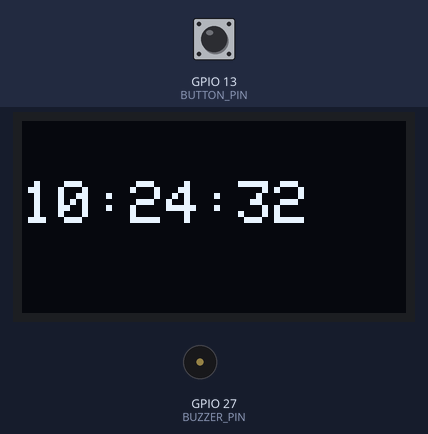
Simulated run of this sketch. Board: ESP32. Parts: 128×64 one-colour display, buzzer (waves = sounding). Inputs (shaded band) come from the test bench; at power-on: GPIO 13 (BUTTON_PIN) HIGH. WiFi joins after 1.5 s; servers stay silent unless stated; the local clock reads 2024-03-15 10:24:30 at power-on unless the sketch sets it; EEPROM starts erased.

Above: at 2.7 s.
2.8 s: GPIO 13 (BUTTON_PIN) pulled LOW for 0.15 s
At 4.2 s:
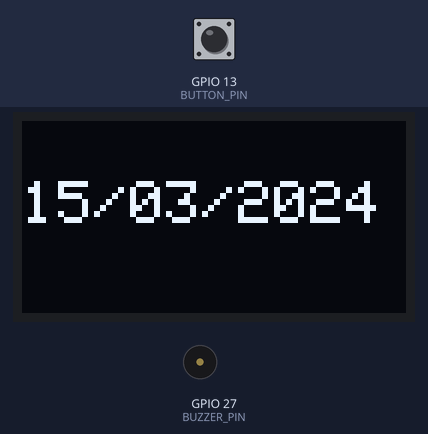
4.5 s: GPIO 13 (BUTTON_PIN) pulled LOW for 1 s
At 6.9 s:
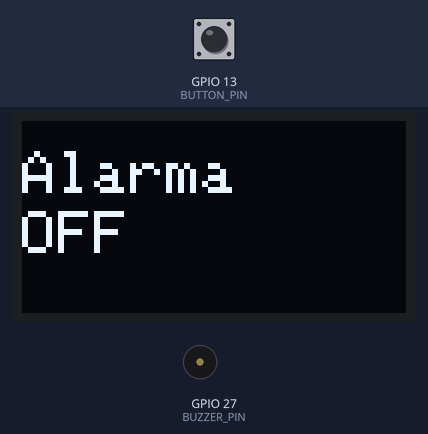
7.2 s: GPIO 13 (BUTTON_PIN) pulled LOW for 0.15 s
At 8.6 s:
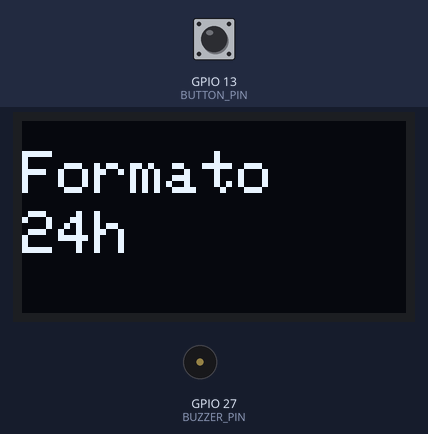
8.9 s: GPIO 13 (BUTTON_PIN) pulled LOW for 3.2 s
At 11.4 s:
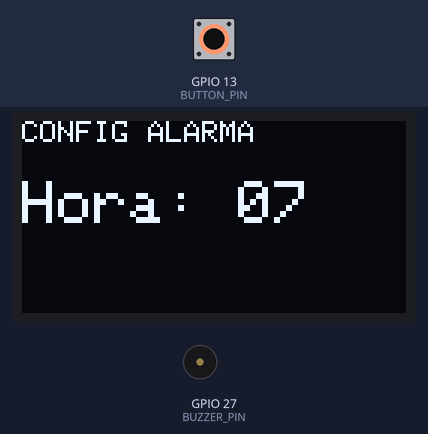
13.6 s: GPIO 13 (BUTTON_PIN) pulled LOW for 3.2 s
At 15.9 s:
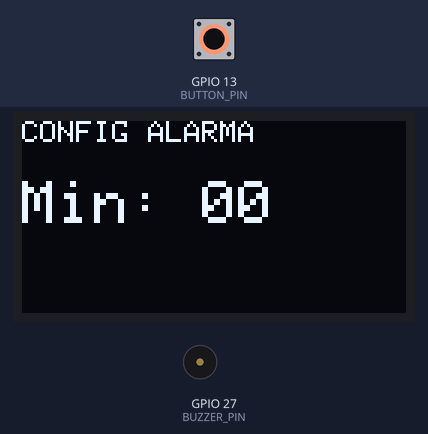
18.3 s: GPIO 13 (BUTTON_PIN) pulled LOW for 3.2 s
At 20.5 s:
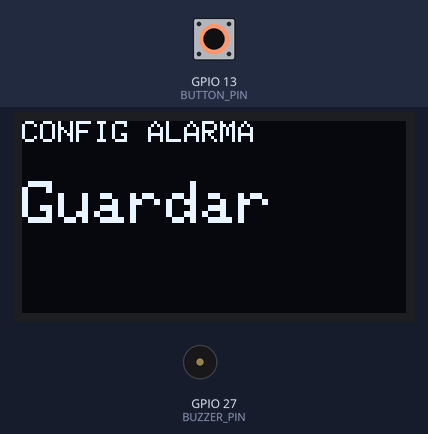
Timing chart, 0 to 22.0 s (numbered marks = the images above; inputs shaded):
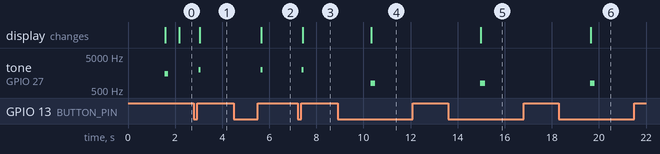

Measured:
- after the input at 2.8 s, tone on GPIO 27 (BUZZER_PIN): silent → 2000 Hz after 0.21 s, → silent 0.08 s later; the display: changes after 0.24 s (image 1)
- after the input at 4.5 s, tone on GPIO 27 (BUZZER_PIN): silent → 2000 Hz after 1.1 s, → silent 0.08 s later; the display: changes after 1.2 s (image 2)
- after the input at 7.2 s, tone on GPIO 27 (BUZZER_PIN): silent → 2000 Hz after 0.19 s, → silent 0.08 s later; the display: changes after 0.21 s (image 3)
- after the input at 8.9 s, tone on GPIO 27 (BUZZER_PIN): silent → 800 Hz after 1.4 s, → silent 0.20 s later; the display: changes after 1.4 s (image 4)
- after the input at 13.6 s, tone on GPIO 27 (BUZZER_PIN): silent → 800 Hz after 1.4 s, → silent 0.20 s later; the display: changes after 1.4 s (image 5)
- after the input at 18.3 s, tone on GPIO 27 (BUZZER_PIN): silent → 800 Hz after 1.3 s, → silent 0.20 s later; the display: changes after 1.4 s (image 6)

The sketch:

relojpry.ino
```cpp
#include <WiFi.h>
#include <Wire.h>
#include <Adafruit_GFX.h>
#include <Adafruit_SSD1306.h>
#include <time.h>
#include <Preferences.h>

#define SCREEN_WIDTH 128
#define SCREEN_HEIGHT 64
#define OLED_RESET -1

Adafruit_SSD1306 display(SCREEN_WIDTH, SCREEN_HEIGHT, &Wire, OLED_RESET);
Preferences prefs;

#define BUTTON_PIN 13
#define BUZZER_PIN 27

const char* ssid = "Nombre del internet";
const char* password = "Contraseña del internet";

int screen = 0;
bool format24h = true;
bool alarmOn = false;

int alarmHour = 7;
int alarmMinute = 0;

bool inMenu = false;
int menuStep = 0;

bool alarmRinging = false;

unsigned long buttonPressTime = 0;
bool buttonHeld = false;
bool lastButtonState = HIGH;

void beep(int f, int d) {
  tone(BUZZER_PIN, f, d);
}

void saveSettings() {
  prefs.begin("reloj", false);
  prefs.putInt("ah", alarmHour);
  prefs.putInt("am", alarmMinute);
  prefs.putBool("aon", alarmOn);
  prefs.putBool("f24", format24h);
  prefs.end();
}

void loadSettings() {
  prefs.begin("reloj", true);
  alarmHour = prefs.getInt("ah", 7);
  alarmMinute = prefs.getInt("am", 0);
  alarmOn = prefs.getBool("aon", false);
  format24h = prefs.getBool("f24", true);
  prefs.end();
}

void setup() {
  pinMode(BUTTON_PIN, INPUT_PULLUP);
  pinMode(BUZZER_PIN, OUTPUT);

  Serial.begin(115200);

  if (!display.begin(SSD1306_SWITCHCAPVCC, 0x3C)) {
    while (true);
  }

  display.clearDisplay();
  display.setTextColor(SSD1306_WHITE);

  loadSettings();

  WiFi.begin(ssid, password);
  display.setCursor(0, 0);
  display.setTextSize(1);
  display.println("Conectando WiFi...");
  display.display();

  while (WiFi.status() != WL_CONNECTED) {
    delay(500);
  }

  configTime(-5 * 3600, 0, "pool.ntp.org");

  beep(1500, 150);
}

void loop() {
  handleButton();

  struct tm timeinfo;
  if (!getLocalTime(&timeinfo)) return;

  checkAlarm(timeinfo);

  display.clearDisplay();

  if (alarmRinging) {
    showRinging();
  } else if (inMenu) {
    showMenu();
  } else {
    switch (screen) {
      case 0: showTime(timeinfo); break;
      case 1: showDate(timeinfo); break;
      case 2: showAlarm(); break;
      case 3: showFormat(); break;
    }
  }

  display.display();
  delay(120);
}

void handleButton() {
  bool currentState = digitalRead(BUTTON_PIN);

  if (lastButtonState == HIGH && currentState == LOW) {
    buttonPressTime = millis();
    buttonHeld = false;
  }

  if (currentState == LOW && !buttonHeld && millis() - buttonPressTime > 1200) {
    buttonHeld = true;
    longPress();
  }

  if (lastButtonState == LOW && currentState == HIGH) {
    if (!buttonHeld) {
      shortPress();
    }
  }

  lastButtonState = currentState;
}

void shortPress() {
  beep(2000, 80);

  if (alarmRinging) {
    alarmRinging = false;
    noTone(BUZZER_PIN);
    return;
  }

  if (inMenu) {
    if (menuStep == 0) alarmHour = (alarmHour + 1) % 24;
    else if (menuStep == 1) alarmMinute = (alarmMinute + 1) % 60;
    else if (menuStep == 2) {
      inMenu = false;
      menuStep = 0;
      saveSettings();
    }
    return;
  }

  if (screen == 2) {
    alarmOn = !alarmOn;
    saveSettings();
  }
  if (screen == 3) {
    format24h = !format24h;
    saveSettings();
  }

  screen++;
  if (screen > 3) screen = 0;
}

void longPress() {
  beep(800, 200);

  if (!inMenu) {
    inMenu = true;
    menuStep = 0;
  } else {
    menuStep++;
    if (menuStep > 2) {
      inMenu = false;
      menuStep = 0;
      saveSettings();
    }
  }
}

void checkAlarm(struct tm timeinfo) {
  if (!alarmOn || alarmRinging) return;

  if (timeinfo.tm_hour == alarmHour && timeinfo.tm_min == alarmMinute && timeinfo.tm_sec == 0) {
    alarmRinging = true;
  }

  if (alarmRinging) {
    tone(BUZZER_PIN, 1500);
  }
}

void showRinging() {
  display.setTextSize(2);
  display.setCursor(0, 20);
  display.println("ALARMA!");
  display.setTextSize(1);
  display.setCursor(0, 50);
  display.println("Presiona para parar");
}

void showTime(struct tm timeinfo) {
  char timeStr[20];
  if (format24h)
    strftime(timeStr, sizeof(timeStr), "%H:%M:%S", &timeinfo);
  else
    strftime(timeStr, sizeof(timeStr), "%I:%M:%S %p", &timeinfo);

  display.setTextSize(2);
  display.setCursor(0, 20);
  display.println(timeStr);
}

void showDate(struct tm timeinfo) {
  char dateStr[20];
  strftime(dateStr, sizeof(dateStr), "%d/%m/%Y", &timeinfo);

  display.setTextSize(2);
  display.setCursor(0, 20);
  display.println(dateStr);
}

void showAlarm() {
  display.setTextSize(2);
  display.setCursor(0, 10);
  display.print("Alarma");
  display.setCursor(0, 30);
  display.println(alarmOn ? "ON" : "OFF");
}

void showFormat() {
  display.setTextSize(2);
  display.setCursor(0, 10);
  display.print("Formato");
  display.setCursor(0, 30);
  display.println(format24h ? "24h" : "12h");
}

void showMenu() {
  display.setTextSize(1);
  display.setCursor(0, 0);
  display.println("CONFIG ALARMA");

  display.setTextSize(2);
  display.setCursor(0, 20);

  if (menuStep == 0) {
    display.print("Hora: ");
    if (alarmHour < 10) display.print("0");
    display.println(alarmHour);
  } else if (menuStep == 1) {
    display.print("Min: ");
    if (alarmMinute < 10) display.print("0");
    display.println(alarmMinute);
  } else if (menuStep == 2) {
    display.println("Guardar");
  }
}
```
